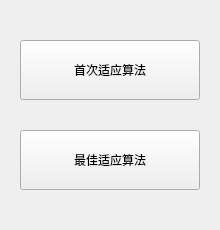
<?xml version="1.0" encoding="UTF-8"?>
<ui version="4.0">
 <class>memIndex</class>
 <widget class="QWidget" name="memIndex">
  <property name="geometry">
   <rect>
    <x>0</x>
    <y>0</y>
    <width>220</width>
    <height>230</height>
   </rect>
  </property>
  <property name="windowTitle">
   <string>首页</string>
  </property>
  <widget class="QPushButton" name="pushButton">
   <property name="geometry">
    <rect>
     <x>20</x>
     <y>40</y>
     <width>180</width>
     <height>60</height>
    </rect>
   </property>
   <property name="text">
    <string>首次适应算法</string>
   </property>
  </widget>
  <widget class="QPushButton" name="pushButton_2">
   <property name="geometry">
    <rect>
     <x>20</x>
     <y>130</y>
     <width>180</width>
     <height>60</height>
    </rect>
   </property>
   <property name="text">
    <string>最佳适应算法</string>
   </property>
  </widget>
 </widget>
 <resources/>
 <connections/>
</ui>
